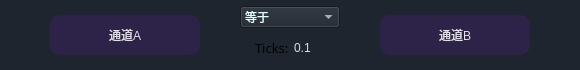
                         <widget class="QFrame" name="frame_153">
                          <property name="minimumSize">
                           <size>
                            <width>0</width>
                            <height>70</height>
                           </size>
                          </property>
                          <property name="maximumSize">
                           <size>
                            <width>16777215</width>
                            <height>70</height>
                           </size>
                          </property>
                          <property name="styleSheet">
                           <string notr="true">QFrame{
	background-color: rgb(30, 37, 46);
    border-radius: 10px;
	border:none;
}
</string>
                          </property>
                          <property name="frameShape">
                           <enum>QFrame::Shape::StyledPanel</enum>
                          </property>
                          <property name="frameShadow">
                           <enum>QFrame::Shadow::Raised</enum>
                          </property>
                          <layout class="QHBoxLayout" name="horizontalLayout_92">
                           <property name="spacing">
                            <number>30</number>
                           </property>
                           <property name="topMargin">
                            <number>0</number>
                           </property>
                           <property name="bottomMargin">
                            <number>0</number>
                           </property>
                           <item>
                            <widget class="QFrame" name="frame_154">
                             <property name="styleSheet">
                              <string notr="true">QFrame{
	background-color: rgb(30, 37, 46);
    border-radius: 10px;
	border:none;
}
</string>
                             </property>
                             <property name="frameShape">
                              <enum>QFrame::Shape::StyledPanel</enum>
                             </property>
                             <property name="frameShadow">
                              <enum>QFrame::Shadow::Raised</enum>
                             </property>
                             <layout class="QHBoxLayout" name="horizontalLayout_93">
                              <property name="spacing">
                               <number>30</number>
                              </property>
                              <property name="topMargin">
                               <number>0</number>
                              </property>
                              <property name="bottomMargin">
                               <number>0</number>
                              </property>
                              <item>
                               <widget class="QFrame" name="frame_155">
                                <property name="frameShape">
                                 <enum>QFrame::Shape::StyledPanel</enum>
                                </property>
                                <property name="frameShadow">
                                 <enum>QFrame::Shadow::Raised</enum>
                                </property>
                               </widget>
                              </item>
                              <item>
                               <widget class="QPushButton" name="A_btn">
                                <property name="minimumSize">
                                 <size>
                                  <width>150</width>
                                  <height>40</height>
                                 </size>
                                </property>
                                <property name="maximumSize">
                                 <size>
                                  <width>150</width>
                                  <height>40</height>
                                 </size>
                                </property>
                                <property name="styleSheet">
                                 <string notr="true">QPushButton {
	border: no;
    background-position: center;
    background-repeat: no-repeat; 
	border-radius: 10px;
	background-color: rgb(45, 34, 71);
	font: 15pt &quot;微软雅黑&quot;;
	color: rgb(225, 225, 225);
}
QPushButton:hover {
	background-color: rgb(162, 98, 199);
	border: none;
}</string>
                                </property>
                                <property name="text">
                                 <string>通道A</string>
                                </property>
                               </widget>
                              </item>
                              <item>
                               <widget class="QFrame" name="frame_156">
                                <property name="minimumSize">
                                 <size>
                                  <width>120</width>
                                  <height>0</height>
                                 </size>
                                </property>
                                <property name="maximumSize">
                                 <size>
                                  <width>120</width>
                                  <height>16777215</height>
                                 </size>
                                </property>
                                <property name="frameShape">
                                 <enum>QFrame::Shape::StyledPanel</enum>
                                </property>
                                <property name="frameShadow">
                                 <enum>QFrame::Shadow::Raised</enum>
                                </property>
                                <layout class="QVBoxLayout" name="verticalLayout_83">
                                 <property name="spacing">
                                  <number>0</number>
                                 </property>
                                 <property name="leftMargin">
                                  <number>0</number>
                                 </property>
                                 <property name="topMargin">
                                  <number>0</number>
                                 </property>
                                 <property name="rightMargin">
                                  <number>0</number>
                                 </property>
                                 <property name="bottomMargin">
                                  <number>0</number>
                                 </property>
                                 <item>
                                  <widget class="QFrame" name="frame_157">
                                   <property name="frameShape">
                                    <enum>QFrame::Shape::StyledPanel</enum>
                                   </property>
                                   <property name="frameShadow">
                                    <enum>QFrame::Shadow::Raised</enum>
                                   </property>
                                   <layout class="QHBoxLayout" name="horizontalLayout_94">
                                    <property name="spacing">
                                     <number>0</number>
                                    </property>
                                    <property name="leftMargin">
                                     <number>0</number>
                                    </property>
                                    <property name="topMargin">
                                     <number>0</number>
                                    </property>
                                    <property name="rightMargin">
                                     <number>0</number>
                                    </property>
                                    <property name="bottomMargin">
                                     <number>0</number>
                                    </property>
                                    <item>
                                     <widget class="QComboBox" name="mode_combox">
                                      <property name="minimumSize">
                                       <size>
                                        <width>100</width>
                                        <height>0</height>
                                       </size>
                                      </property>
                                      <property name="maximumSize">
                                       <size>
                                        <width>100</width>
                                        <height>16777215</height>
                                       </size>
                                      </property>
                                      <property name="layoutDirection">
                                       <enum>Qt::LayoutDirection::LeftToRight</enum>
                                      </property>
                                      <property name="styleSheet">
                                       <string notr="true">font:10pt &quot;微软雅黑&quot;;
color: rgb(225, 255, 255);
background-color: rgb(30, 37, 46);</string>
                                      </property>
                                      <item>
                                       <property name="text">
                                        <string>等于</string>
                                       </property>
                                      </item>
                                      <item>
                                       <property name="text">
                                        <string>大于</string>
                                       </property>
                                      </item>
                                      <item>
                                       <property name="text">
                                        <string>小于</string>
                                       </property>
                                      </item>
                                     </widget>
                                    </item>
                                   </layout>
                                  </widget>
                                 </item>
                                 <item>
                                  <widget class="QFrame" name="frame_158">
                                   <property name="minimumSize">
                                    <size>
                                     <width>120</width>
                                     <height>0</height>
                                    </size>
                                   </property>
                                   <property name="maximumSize">
                                    <size>
                                     <width>120</width>
                                     <height>16777215</height>
                                    </size>
                                   </property>
                                   <property name="frameShape">
                                    <enum>QFrame::Shape::StyledPanel</enum>
                                   </property>
                                   <property name="frameShadow">
                                    <enum>QFrame::Shadow::Raised</enum>
                                   </property>
                                   <layout class="QHBoxLayout" name="horizontalLayout_95">
                                    <property name="spacing">
                                     <number>3</number>
                                    </property>
                                    <property name="leftMargin">
                                     <number>0</number>
                                    </property>
                                    <property name="topMargin">
                                     <number>0</number>
                                    </property>
                                    <item>
                                     <widget class="QPushButton" name="ticks_add_btn">
                                      <property name="sizePolicy">
                                       <sizepolicy hsizetype="Expanding" vsizetype="Preferred">
                                        <horstretch>0</horstretch>
                                        <verstretch>0</verstretch>
                                       </sizepolicy>
                                      </property>
                                      <property name="minimumSize">
                                       <size>
                                        <width>20</width>
                                        <height>20</height>
                                       </size>
                                      </property>
                                      <property name="maximumSize">
                                       <size>
                                        <width>20</width>
                                        <height>20</height>
                                       </size>
                                      </property>
                                      <property name="font">
                                       <font>
                                        <family>微软雅黑</family>
                                        <pointsize>15</pointsize>
                                        <italic>false</italic>
                                        <bold>false</bold>
                                       </font>
                                      </property>
                                      <property name="cursor">
                                       <cursorShape>PointingHandCursor</cursorShape>
                                      </property>
                                      <property name="layoutDirection">
                                       <enum>Qt::LayoutDirection::LeftToRight</enum>
                                      </property>
                                      <property name="styleSheet">
                                       <string notr="true">QPushButton {
	border: none;
    background-position: center;
    background-repeat: no-repeat;  
	background-image: url(:/forms/icons/add1.png);
	background-color: rgb(30, 37, 46);
}

QPushButton:hover {
	border: none;
}</string>
                                      </property>
                                      <property name="text">
                                       <string/>
                                      </property>
                                     </widget>
                                    </item>
                                    <item>
                                     <widget class="QLabel" name="Tick_label">
                                      <property name="minimumSize">
                                       <size>
                                        <width>35</width>
                                        <height>0</height>
                                       </size>
                                      </property>
                                      <property name="maximumSize">
                                       <size>
                                        <width>35</width>
                                        <height>16777215</height>
                                       </size>
                                      </property>
                                      <property name="font">
                                       <font>
                                        <family>微软雅黑</family>
                                        <pointsize>15</pointsize>
                                        <italic>false</italic>
                                        <bold>false</bold>
                                       </font>
                                      </property>
                                      <property name="styleSheet">
                                       <string notr="true"/>
                                      </property>
                                      <property name="text">
                                       <string>&lt;html&gt;&lt;head/&gt;&lt;body&gt;&lt;p&gt;&lt;span style=&quot; font-size:10pt;&quot;&gt;Ticks:&lt;/span&gt;&lt;/p&gt;&lt;/body&gt;&lt;/html&gt;</string>
                                      </property>
                                     </widget>
                                    </item>
                                    <item>
                                     <widget class="QLabel" name="tick_label">
                                      <property name="minimumSize">
                                       <size>
                                        <width>20</width>
                                        <height>0</height>
                                       </size>
                                      </property>
                                      <property name="maximumSize">
                                       <size>
                                        <width>20</width>
                                        <height>16777215</height>
                                       </size>
                                      </property>
                                      <property name="styleSheet">
                                       <string notr="true">font:10pt &quot;微软雅黑&quot;;
color: rgb(221,221, 221);</string>
                                      </property>
                                      <property name="text">
                                       <string>0.1</string>
                                      </property>
                                     </widget>
                                    </item>
                                    <item>
                                     <widget class="QPushButton" name="ticks_decrease_btn">
                                      <property name="sizePolicy">
                                       <sizepolicy hsizetype="Expanding" vsizetype="Preferred">
                                        <horstretch>0</horstretch>
                                        <verstretch>0</verstretch>
                                       </sizepolicy>
                                      </property>
                                      <property name="minimumSize">
                                       <size>
                                        <width>20</width>
                                        <height>20</height>
                                       </size>
                                      </property>
                                      <property name="maximumSize">
                                       <size>
                                        <width>20</width>
                                        <height>20</height>
                                       </size>
                                      </property>
                                      <property name="font">
                                       <font>
                                        <family>微软雅黑</family>
                                        <pointsize>15</pointsize>
                                        <italic>false</italic>
                                        <bold>false</bold>
                                       </font>
                                      </property>
                                      <property name="cursor">
                                       <cursorShape>PointingHandCursor</cursorShape>
                                      </property>
                                      <property name="layoutDirection">
                                       <enum>Qt::LayoutDirection::LeftToRight</enum>
                                      </property>
                                      <property name="styleSheet">
                                       <string notr="true">QPushButton {
	border: none;
    background-position: center;
    background-repeat: no-repeat;  
	background-image: url(:/forms/icons/decreaed2.png);
	background-color: rgb(30, 37, 46);
}

QPushButton:hover {
	border: none;
}</string>
                                      </property>
                                      <property name="text">
                                       <string/>
                                      </property>
                                     </widget>
                                    </item>
                                   </layout>
                                  </widget>
                                 </item>
                                </layout>
                               </widget>
                              </item>
                              <item>
                               <widget class="QPushButton" name="B_btn">
                                <property name="minimumSize">
                                 <size>
                                  <width>150</width>
                                  <height>40</height>
                                 </size>
                                </property>
                                <property name="maximumSize">
                                 <size>
                                  <width>150</width>
                                  <height>40</height>
                                 </size>
                                </property>
                                <property name="styleSheet">
                                 <string notr="true">QPushButton {
	border: no;
    background-position: center;
    background-repeat: no-repeat; 
	border-radius: 10px;
	background-color: rgb(45, 34, 71);
	font: 15pt &quot;微软雅黑&quot;;
	color: rgb(225, 225, 225);

}
QPushButton:hover {
	background-color: rgb(162, 98, 199);
	border: none;
}</string>
                                </property>
                                <property name="text">
                                 <string>通道B</string>
                                </property>
                               </widget>
                              </item>
                              <item>
                               <widget class="QFrame" name="frame_159">
                                <property name="frameShape">
                                 <enum>QFrame::Shape::StyledPanel</enum>
                                </property>
                                <property name="frameShadow">
                                 <enum>QFrame::Shadow::Raised</enum>
                                </property>
                               </widget>
                              </item>
                             </layout>
                            </widget>
                           </item>
                          </layout>
                         </widget>
